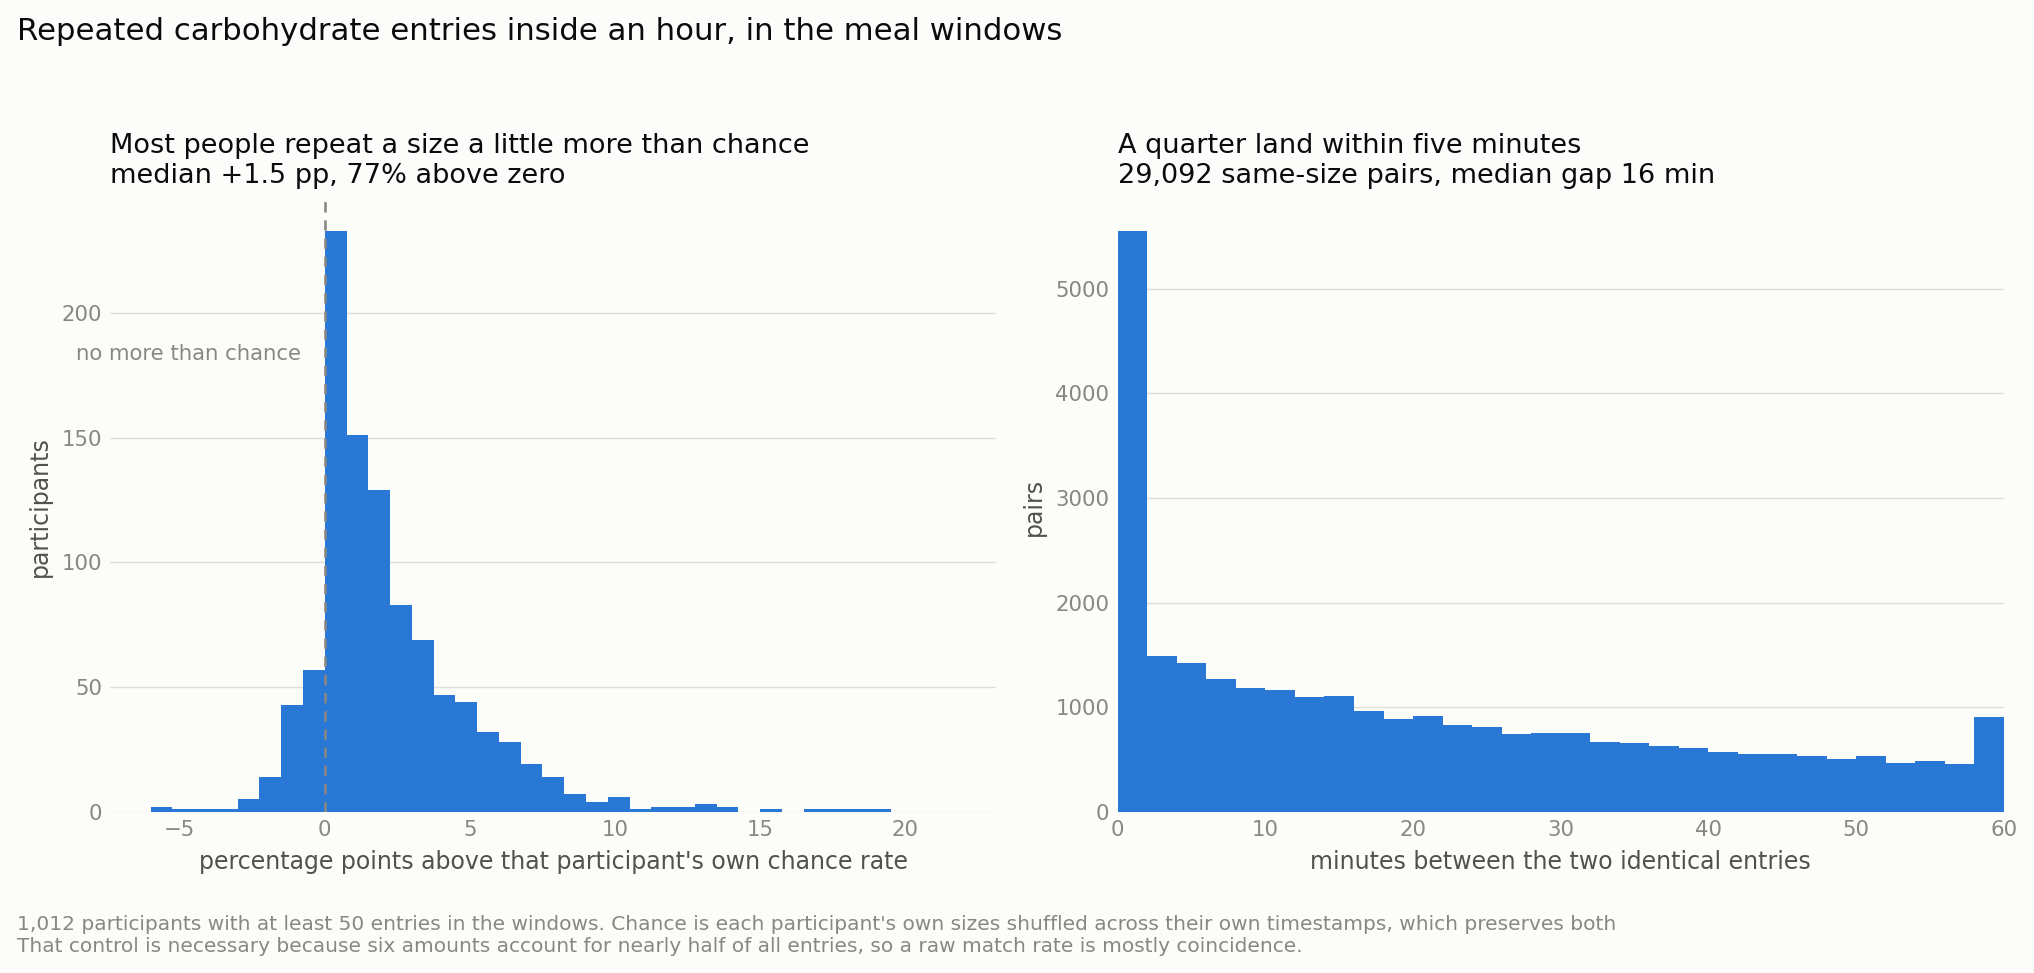

Here is the Python script that generated this plot:
#!/usr/bin/env python3
"""Do people enter the same carbohydrate amount more than once inside an hour, in the meal windows?

The question matters because it decides what an announcement is. If a meal is often entered as two
or three identical increments, then the size distribution everyone has been modelling is a
distribution of increments and not of meals, and its small end is an artefact of how people type.

Two traps sit in this measurement and both were hit before the answer below was believed.

The window has to be a real hour. `ts.astype("int64") / 1e9` returns microseconds on this pandas,
so that form silently yields a thousand-hour window in which almost every pair matches; the
conversion here is unit-agnostic and asserted.

And a raw match rate means nothing, because the value distribution is extremely concentrated: six
amounts account for nearly half of all entries, so two entries in an hour agree by luck very often.
Every rate is therefore reported against a control that shuffles each participant's own sizes
across their own timestamps, preserving both their value distribution and their timing and
destroying only the association between them.

Usage: python3 repeat_entries.py [--window-min 60] [--min-entries 50]
"""
from __future__ import annotations

import argparse
import os

import numpy as np
import pandas as pd
import psycopg2

DSN = "dbname=oref host=127.0.0.1 port=5432"
WINDOWS = [("breakfast", 6, 9), ("lunch", 12, 15), ("dinner", 17, 20)]
SEQ, ACCENT = "#2a78d6", "#b8500f"
SURFACE, INK, INK2, MUTED, AXIS = "#fcfcfb", "#0b0b0b", "#52514e", "#898781", "#c3c2b7"
HERE = os.path.dirname(os.path.abspath(__file__))


def load():
    with psycopg2.connect(DSN) as c:
        d = pd.read_sql("""select s.study_name, c.subject_id, c.ts_local, c.carbs_g
                           from studies.carbs c join studies.subject s using (subject_id)
                           where c.carbs_g >= 8""", c)
    d["hr"] = d.ts_local.dt.hour
    keep = np.zeros(len(d), bool)
    for _, lo, hi in WINDOWS:
        keep |= d.hr.between(lo, hi - 1).values
    w = d[keep].copy()
    w["t"] = (w.ts_local - pd.Timestamp("1970-01-01")).dt.total_seconds()
    assert w.t.min() > 1.0e9, f"epoch conversion wrong: {w.t.min()}"
    return w.sort_values(["subject_id", "t"]).reset_index(drop=True)


def scan(w, window_s, min_entries, seed=0):
    rng = np.random.default_rng(seed)
    w = w.copy()
    w["shuf"] = w.groupby("subject_id").carbs_g.transform(lambda s: rng.permutation(s.values))
    per, gaps, sizes = [], [], []
    for sid, g in w.groupby("subject_id", sort=False):
        t = g.t.values; v = g.carbs_g.values; sv = g.shuf.values; n = len(t)
        if n < min_entries:
            continue
        fo = np.zeros(n, bool); fs = np.zeros(n, bool)
        for i in range(n):
            j = i + 1
            while j < n and t[j] - t[i] <= window_s:
                if v[j] == v[i]:
                    fo[i] = fo[j] = True
                    gaps.append((t[j] - t[i]) / 60.0); sizes.append(v[i])
                if sv[j] == sv[i]:
                    fs[i] = fs[j] = True
                j += 1
        per.append((sid, g.study_name.iloc[0], n, fo.mean(), fs.mean()))
    p = pd.DataFrame(per, columns=["subject_id", "study", "n", "obs", "chance"])
    p["excess"] = p.obs - p.chance
    return p, np.array(gaps), np.array(sizes)


def proximity(w, thresholds=(15, 30, 60)):
    """Successive pairs by gap and whether the sizes match, and what clusters amount to.

    The same-size question is a special case of a broader one: how often is what looks like a meal
    actually several entries close together? If it often is, the size distribution everyone models
    is a distribution of increments, and the answer differs by a factor of two.
    """
    g = w.groupby("subject_id")
    pair = pd.DataFrame({"gap": g.t.diff() / 60.0,
                         "a": g.carbs_g.shift(), "b": w.carbs_g}).dropna()
    bands = [(0, 5, "under 5 min"), (5, 15, "5 to 15"), (15, 30, "15 to 30"),
             (30, 60, "30 to 60"), (60, np.inf, "over 60")]
    rows = []
    for lo, hi, lab in bands:
        m = (pair.gap >= lo) & (pair.gap < hi)
        if not m.any():
            continue
        same = float((pair.a[m] == pair.b[m]).mean())
        rows.append((lab, float(m.mean()), same, 1 - same, int(m.sum())))
    by_gap = pd.DataFrame(rows, columns=["band", "share", "same", "different", "n"])

    clus = []
    for thr_min in thresholds:
        thr = thr_min * 60
        sz, tot = [], []
        for sid, gg in w.groupby("subject_id", sort=False):
            t = gg.t.values; v = gg.carbs_g.values
            i = 0
            while i < len(t):
                j = i
                while j + 1 < len(t) and t[j + 1] - t[j] <= thr:
                    j += 1
                sz.append(j - i + 1); tot.append(v[i:j + 1].sum()); i = j + 1
        sz = np.array(sz); tot = np.array(tot); multi = sz > 1
        clus.append(dict(thr=thr_min, n=len(sz), single=float((sz == 1).mean()),
                         two=float((sz == 2).mean()), three_plus=float((sz >= 3).mean()),
                         absorbed=float(sz[multi].sum() / sz.sum()),
                         med_multi=float(np.median(tot[multi])),
                         med_all=float(np.median(tot))))
    return by_gap, pd.DataFrame(clus)


def figure(p, gaps, sizes, path, window_min):
    import matplotlib
    matplotlib.use("Agg")
    import matplotlib.pyplot as plt

    fig, axes = plt.subplots(1, 2, figsize=(12, 5.0), facecolor=SURFACE)
    for ax in axes:
        ax.set_facecolor(SURFACE)
        for s in ax.spines.values():
            s.set_visible(False)
        ax.tick_params(colors=MUTED, labelsize=9, length=0)
        ax.grid(axis="y", color=AXIS, linewidth=0.6, alpha=0.5)
        ax.set_axisbelow(True)

    ex = 100 * p.excess
    axes[0].hist(ex, bins=np.arange(-6, 22, 0.75), color=SEQ, linewidth=0)
    axes[0].axvline(0, color=MUTED, linewidth=1.1, linestyle=(0, (4, 3)))
    # to the left of the line, where the distribution is thin, so it never sits on a bar
    axes[0].annotate("no more than chance", (0, axes[0].get_ylim()[1] * 0.75),
                     xytext=(-10, 0), textcoords="offset points", color=MUTED,
                     fontsize=9, va="center", ha="right")
    axes[0].set_xlabel("percentage points above that participant's own chance rate",
                       color=INK2, fontsize=10)
    axes[0].set_ylabel("participants", color=INK2, fontsize=10)
    axes[0].set_title(f"Most people repeat a size a little more than chance\n"
                      f"median +{100*p.excess.median():.1f} pp, "
                      f"{100*(p.excess>0).mean():.0f}% above zero",
                      color=INK, fontsize=11.5, loc="left", pad=8)

    axes[1].hist(gaps, bins=np.arange(0, window_min + 2, 2), color=SEQ, linewidth=0)
    axes[1].set_xlabel(f"minutes between the two identical entries", color=INK2, fontsize=10)
    axes[1].set_ylabel("pairs", color=INK2, fontsize=10)
    axes[1].set_xlim(0, window_min)
    axes[1].set_title(f"A quarter land within five minutes\n"
                      f"{len(gaps):,} same-size pairs, median gap "
                      f"{np.median(gaps):.0f} min", color=INK, fontsize=11.5, loc="left", pad=8)
    fig.suptitle("Repeated carbohydrate entries inside an hour, in the meal windows",
                 color=INK, fontsize=13, x=0.007, ha="left", y=1.04)
    fig.text(0.007, -0.06,
             f"{len(p):,} participants with at least 50 entries in the windows. Chance is each "
             f"participant's own sizes shuffled across their own timestamps, which preserves both "
             "\n"
             f"That control is necessary because six "
             f"amounts account for nearly half of all entries, so a raw match rate is mostly "
             f"coincidence.", color=MUTED, fontsize=8.5)
    fig.tight_layout()
    fig.savefig(path, dpi=170, bbox_inches="tight", facecolor=SURFACE)
    plt.close(fig)


def main():
    ap = argparse.ArgumentParser()
    ap.add_argument("--window-min", type=float, default=60.0)
    ap.add_argument("--min-entries", type=int, default=50)
    ap.add_argument("--out-dir", default=HERE)
    a = ap.parse_args()

    w = load()
    p, gaps, sizes = scan(w, a.window_min * 60, a.min_entries)
    pooled_obs = float(np.average(p.obs, weights=p.n))
    pooled_ch = float(np.average(p.chance, weights=p.n))

    L, P = [], None
    P = L.append
    P("# Repeated carbohydrate entries inside an hour, in the meal windows\n")
    P(f"\n{len(w):,} entries of 8 g or more inside breakfast, lunch and dinner, from "
      f"{w.subject_id.nunique():,} participants. An entry counts as repeated if the same "
      f"participant enters the same amount again inside {a.window_min:.0f} minutes.\n")
    P(f"\n| | rate |\n|---|---|")
    P(f"| entries with a same-size partner in the window | {100*pooled_obs:.1f}% |")
    P(f"| the same, with sizes shuffled within participant | {100*pooled_ch:.1f}% |")
    P(f"| excess over chance | {100*(pooled_obs-pooled_ch):+.1f} percentage points |")
    P(f"\nThe control matters more than the headline. Six amounts account for nearly half of all "
      f"entries, so two entries an hour apart agree by luck often; without shuffling, the raw rate "
      f"looks like a strong pattern and is mostly coincidence.\n")

    P("\n## How it varies between people\n")
    P(f"\nAcross {len(p):,} participants with at least {a.min_entries} entries in the windows.\n")
    P("\n| measure | 10th | median | 90th |")
    P("|---|---|---|---|")
    P(f"| observed rate | {100*p.obs.quantile(.1):.1f}% | {100*p.obs.median():.1f}% | "
      f"{100*p.obs.quantile(.9):.1f}% |")
    P(f"| excess over own chance | {100*p.excess.quantile(.1):+.1f} pp | "
      f"{100*p.excess.median():+.1f} pp | {100*p.excess.quantile(.9):+.1f} pp |")
    P(f"\n{100*(p.excess>0).mean():.0f} per cent of participants sit above their own chance rate "
      f"and {100*(p.excess>0.05).mean():.0f} per cent exceed it by more than five percentage "
      f"points. So the behaviour is real and widespread but slight for most people, with a "
      f"minority doing it a great deal.\n")

    P("\n## What the repeats look like\n")
    b = [(0,5,"under 5 minutes"),(5,15,"5 to 15"),(15,30,"15 to 30"),(30,60,"30 to 60")]
    P("\n| gap between the pair | share |\n|---|---|")
    for lo, hi, lab in b:
        P(f"| {lab} | {100*((gaps>=lo)&(gaps<hi)).mean():.0f}% |")
    top = pd.Series(sizes).value_counts().head(6)
    P(f"\nMedian gap {np.median(gaps):.0f} minutes. The amounts that repeat are small: "
      + ", ".join(f"{int(v)} g" for v in top.index) + ", against an overall median entry of "
      f"{w.carbs_g.median():.0f} g.\n")
    P("\nThat combination, small amounts repeated at short intervals, reads as one meal entered in "
      "parts rather than as a person eating the same thing twice. It is a reason to treat the "
      "small end of the size distribution as partly an artefact of entry behaviour, and a reason "
      "the merging step in the readability extraction matters more than it looks.\n")

    by_gap, clus = proximity(w)
    P("\n## The broader pattern: entries close together, whatever the size\n")
    P("\nRepeating a size is a special case. The more common thing is a second entry of a "
      "different size soon after the first.\n")
    P("\n| gap to the next entry | share of successive pairs | same size | different size |")
    P("|---|---|---|---|")
    for r in by_gap.itertuples():
        P(f"| {r.band} | {100*r.share:.1f}% | {100*r.same:.1f}% | {100*r.different:.1f}% |")
    close = by_gap[by_gap.band != "over 60"]
    P(f"\nInside half an hour, {100*(1-by_gap.set_index('band').loc['15 to 30','same']):.0f} per "
      f"cent of successive pairs differ in size. The same-size share does climb as the gap "
      f"shortens, from {100*by_gap.set_index('band').loc['over 60','same']:.1f} per cent beyond an "
      f"hour to {100*by_gap.set_index('band').loc['under 5 min','same']:.1f} under five minutes, "
      f"which is the repeat effect measured above. It never becomes the majority.\n")

    P("\n## What a cluster amounts to\n")
    P("\nChaining entries that fall within a threshold of each other, and treating each chain as "
      "one eating occasion.\n")
    P("\n| chain threshold | clusters | single entry | two | three or more | entries absorbed "
      "into multi-entry clusters | median total of a multi-entry cluster |")
    P("|---|---|---|---|---|---|---|")
    for r in clus.itertuples():
        P(f"| {r.thr} min | {r.n:,} | {100*r.single:.0f}% | {100*r.two:.0f}% | "
          f"{100*r.three_plus:.0f}% | {100*r.absorbed:.0f}% | {r.med_multi:.0f} g |")
    r30 = clus[clus.thr == 30].iloc[0]
    P(f"\nThis is the consequence worth carrying. At half an hour, {100*r30.absorbed:.0f} per cent "
      f"of entries belong to a cluster of two or more, and those clusters total a median of "
      f"{r30.med_multi:.0f} g against {w.carbs_g.median():.0f} g for a lone entry. So for a quarter "
      f"of entries the eating occasion is roughly twice the size the entry records. Any statement "
      f"about how large a meal is depends on whether split entries were merged first, and the "
      f"answer moves by about a factor of two.\n")

    open(os.path.join(a.out_dir, "REPEAT_ENTRIES_REPORT.md"), "w").write("\n".join(L))
    figure(p, gaps, sizes, os.path.join(a.out_dir, "repeat_entries.png"), a.window_min)
    print("\n".join(L))


if __name__ == "__main__":
    main()
